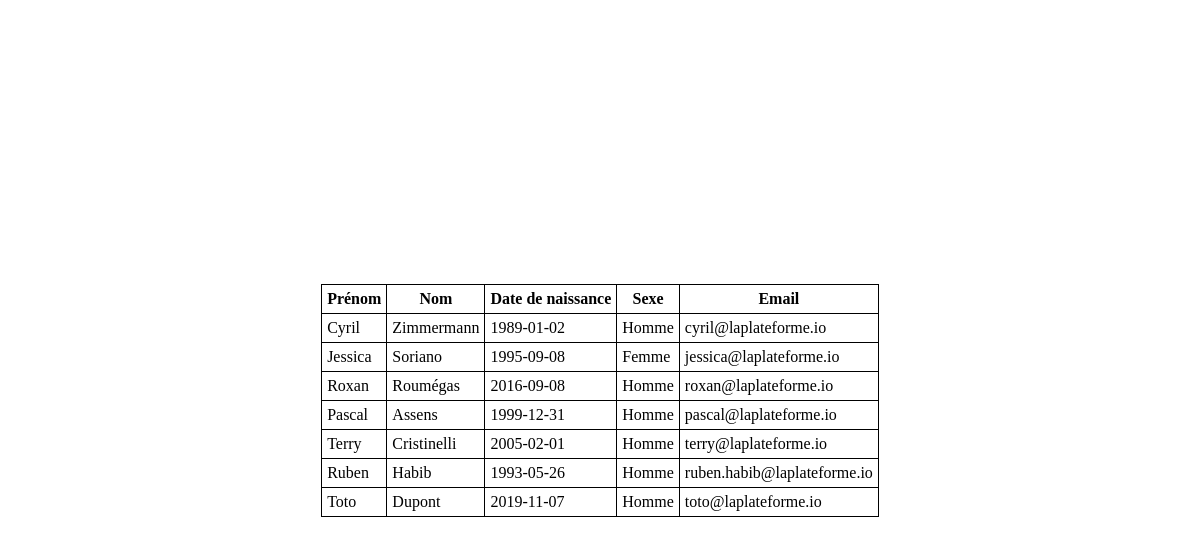
The app's page /job03/index.php with its own data.
### tables this page shows
CREATE TABLE IF NOT EXISTS `etudiants` (
  `id` int NOT NULL AUTO_INCREMENT,
  `prenom` varchar(255) NOT NULL,
  `nom` varchar(255) NOT NULL,
  `naissance` date NOT NULL,
  `sexe` varchar(25) NOT NULL,
  `email` varchar(255) NOT NULL,
  PRIMARY KEY (`id`)
);

### job03/index.php (the view, shortened to what this page needs)
<?php
$host = 'localhost';
$db  = 'jour05';
$username = 'root';
$password = '';
try {
    $pdo = new PDO("mysql:host=$host;dbname=$db;charset=utf8", $username, $password);
    $pdo->setAttribute(PDO::ATTR_ERRMODE, PDO::ERRMODE_EXCEPTION);
    $etudiants = 'SELECT * FROM etudiants';
    $stmt = $pdo->prepare($etudiants);
    $stmt->execute();
    $results = $stmt->fetchAll(PDO::FETCH_ASSOC);
} catch (PDOException $e) {
    echo 'Erreur : ' . $e->getMessage();
    exit();
}
?>
<!DOCTYPE html>
<html lang="en">
<head>
</head>
<body>
    <table>
        <thead>
            <tr>
                <th>Prénom</th>
                <th>Nom</th>
                <th>Date de naissance</th>
                <th>Sexe</th>
                <th>Email</th>
            </tr>
        </thead>
        <tbody>
            <?php if (isset($results)) : ?>
                <?php foreach ($results as $row) : ?>
                    <tr>
                        <td><?php echo htmlspecialchars($row['prenom']) ?></td>
                        <td><?php echo htmlspecialchars($row['nom']) ?></td>
                        <td><?php echo htmlspecialchars($row['naissance']) ?></td>
                        <td><?php echo htmlspecialchars($row['sexe']) ?></td>
                        <td><?php echo htmlspecialchars($row['email']) ?></td>
                    </tr>
                <?php endforeach; ?>
            <?php else : ?>
                <tr>
                    <td colspan="6">Aucun étudiant trouvé.</td>
                </tr>
            <?php endif; ?>
        </tbody>
    </table>
</body>
</html>

### job03/index.php (style rules this page uses)
body { display: flex; justify-content: center; align-items: center; height: 100svh; padding: 0; margin: 0; }
td, th { border: 1px solid black; padding: 5px; }
table { border-collapse: collapse; }

### records on screen
etudiants: prenom "Cyril", nom "Zimmermann", naissance "1989-01-02", sexe "Homme", email "cyril@laplateforme.io"
etudiants: prenom "Jessica", nom "Soriano", naissance "1995-09-08", sexe "Femme", email "jessica@laplateforme.io"
etudiants: prenom "Roxan", nom "Roumégas", naissance "2016-09-08", sexe "Homme", email "roxan@laplateforme.io"
etudiants: prenom "Pascal", nom "Assens", naissance "1999-12-31", sexe "Homme", email "pascal@laplateforme.io"
etudiants: prenom "Terry", nom "Cristinelli", naissance "2005-02-01", sexe "Homme", email "terry@laplateforme.io"
etudiants: prenom "Ruben", nom "Habib", naissance "1993-05-26", sexe "Homme", email "ruben.habib@laplateforme.io"
etudiants: prenom "Toto", nom "Dupont", naissance "2019-11-07", sexe "Homme", email "toto@laplateforme.io"
